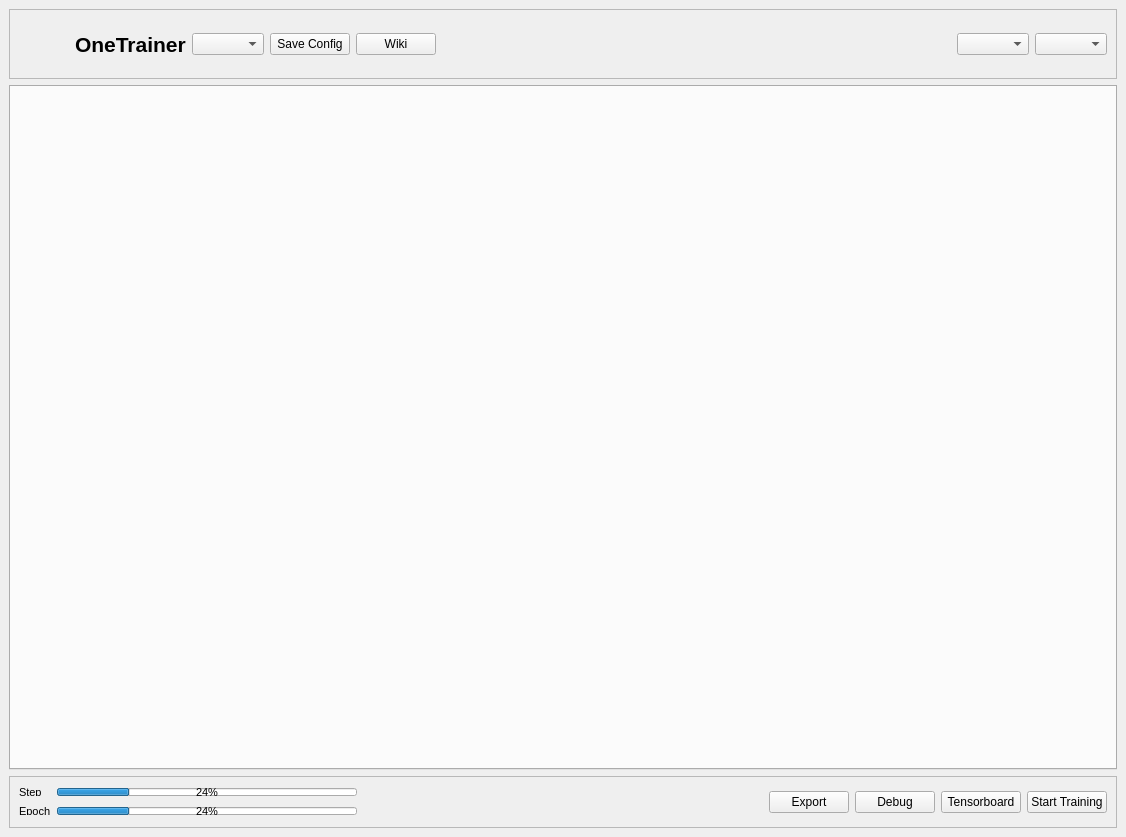
<?xml version="1.0" encoding="UTF-8"?>
<ui version="4.0">
 <class>MainWindow</class>
 <widget class="QMainWindow" name="MainWindow">
  <property name="geometry">
   <rect>
    <x>0</x>
    <y>0</y>
    <width>1126</width>
    <height>837</height>
   </rect>
  </property>
  <property name="windowTitle">
   <string>OneTrainer</string>
  </property>
  <widget class="QWidget" name="centralwidget">
   <layout class="QVBoxLayout" name="verticalLayout">
    <item>
     <widget class="QFrame" name="frame">
      <property name="frameShape">
       <enum>QFrame::Shape::StyledPanel</enum>
      </property>
      <property name="frameShadow">
       <enum>QFrame::Shadow::Raised</enum>
      </property>
      <layout class="QHBoxLayout" name="horizontalLayout_5">
       <item>
        <widget class="QLabel" name="label_3">
         <property name="sizePolicy">
          <sizepolicy hsizetype="Fixed" vsizetype="Preferred">
           <horstretch>0</horstretch>
           <verstretch>0</verstretch>
          </sizepolicy>
         </property>
         <property name="minimumSize">
          <size>
           <width>50</width>
           <height>50</height>
          </size>
         </property>
         <property name="maximumSize">
          <size>
           <width>50</width>
           <height>50</height>
          </size>
         </property>
         <property name="textFormat">
          <enum>Qt::TextFormat::AutoText</enum>
         </property>
         <property name="pixmap">
          <pixmap>resources/icons/icon.png</pixmap>
         </property>
         <property name="scaledContents">
          <bool>true</bool>
         </property>
        </widget>
       </item>
       <item>
        <widget class="QLabel" name="label_4">
         <property name="font">
          <font>
           <pointsize>16</pointsize>
           <bold>true</bold>
          </font>
         </property>
         <property name="text">
          <string>OneTrainer</string>
         </property>
        </widget>
       </item>
       <item>
        <widget class="QComboBox" name="configCmb"/>
       </item>
       <item>
        <widget class="QPushButton" name="saveConfigBtn">
         <property name="text">
          <string>Save Config</string>
         </property>
        </widget>
       </item>
       <item>
        <widget class="QPushButton" name="wikiBtn">
         <property name="text">
          <string>Wiki</string>
         </property>
        </widget>
       </item>
       <item>
        <spacer name="horizontalSpacer">
         <property name="orientation">
          <enum>Qt::Orientation::Horizontal</enum>
         </property>
         <property name="sizeHint" stdset="0">
          <size>
           <width>40</width>
           <height>20</height>
          </size>
         </property>
        </spacer>
       </item>
       <item>
        <widget class="QComboBox" name="modelTypeCmb"/>
       </item>
       <item>
        <widget class="QComboBox" name="trainingTypeCmb"/>
       </item>
      </layout>
     </widget>
    </item>
    <item>
     <widget class="QTabWidget" name="tabWidget">
      <property name="currentIndex">
       <number>-1</number>
      </property>
     </widget>
    </item>
    <item>
     <widget class="QFrame" name="frame_2">
      <property name="frameShape">
       <enum>QFrame::Shape::StyledPanel</enum>
      </property>
      <property name="frameShadow">
       <enum>QFrame::Shadow::Raised</enum>
      </property>
      <layout class="QHBoxLayout" name="horizontalLayout_2">
       <item>
        <layout class="QHBoxLayout" name="horizontalLayout_3">
         <item>
          <layout class="QGridLayout" name="gridLayout">
           <item row="1" column="0">
            <widget class="QLabel" name="label">
             <property name="maximumSize">
              <size>
               <width>16777215</width>
               <height>8</height>
              </size>
             </property>
             <property name="font">
              <font>
               <pointsize>8</pointsize>
              </font>
             </property>
             <property name="text">
              <string>Step</string>
             </property>
            </widget>
           </item>
           <item row="1" column="1">
            <widget class="QProgressBar" name="stepPrg">
             <property name="maximumSize">
              <size>
               <width>16777215</width>
               <height>8</height>
              </size>
             </property>
             <property name="font">
              <font>
               <pointsize>8</pointsize>
              </font>
             </property>
             <property name="value">
              <number>24</number>
             </property>
            </widget>
           </item>
           <item row="4" column="1">
            <widget class="QProgressBar" name="epochPrg">
             <property name="maximumSize">
              <size>
               <width>16777215</width>
               <height>8</height>
              </size>
             </property>
             <property name="font">
              <font>
               <pointsize>8</pointsize>
              </font>
             </property>
             <property name="value">
              <number>24</number>
             </property>
            </widget>
           </item>
           <item row="4" column="0">
            <widget class="QLabel" name="label_2">
             <property name="maximumSize">
              <size>
               <width>16777215</width>
               <height>8</height>
              </size>
             </property>
             <property name="font">
              <font>
               <pointsize>8</pointsize>
              </font>
             </property>
             <property name="text">
              <string>Epoch</string>
             </property>
            </widget>
           </item>
           <item row="1" column="2">
            <widget class="QLabel" name="statusLbl">
             <property name="sizePolicy">
              <sizepolicy hsizetype="MinimumExpanding" vsizetype="Preferred">
               <horstretch>0</horstretch>
               <verstretch>0</verstretch>
              </sizepolicy>
             </property>
             <property name="minimumSize">
              <size>
               <width>400</width>
               <height>0</height>
              </size>
             </property>
             <property name="font">
              <font>
               <pointsize>8</pointsize>
              </font>
             </property>
             <property name="toolTip">
              <string>Current status of the training run</string>
             </property>
             <property name="text">
              <string/>
             </property>
            </widget>
           </item>
           <item row="4" column="2">
            <widget class="QLabel" name="etaLbl">
             <property name="sizePolicy">
              <sizepolicy hsizetype="MinimumExpanding" vsizetype="Preferred">
               <horstretch>0</horstretch>
               <verstretch>0</verstretch>
              </sizepolicy>
             </property>
             <property name="minimumSize">
              <size>
               <width>400</width>
               <height>0</height>
              </size>
             </property>
             <property name="font">
              <font>
               <pointsize>8</pointsize>
              </font>
             </property>
             <property name="text">
              <string/>
             </property>
            </widget>
           </item>
          </layout>
         </item>
        </layout>
       </item>
       <item>
        <widget class="QPushButton" name="exportBtn">
         <property name="toolTip">
          <string>Export the current configuration as a script to run without a UI</string>
         </property>
         <property name="text">
          <string>Export</string>
         </property>
        </widget>
       </item>
       <item>
        <widget class="QPushButton" name="debugBtn">
         <property name="text">
          <string>Debug</string>
         </property>
        </widget>
       </item>
       <item>
        <widget class="QPushButton" name="tensorboardBtn">
         <property name="text">
          <string>Tensorboard</string>
         </property>
        </widget>
       </item>
       <item>
        <widget class="QPushButton" name="startBtn">
         <property name="text">
          <string>Start Training</string>
         </property>
        </widget>
       </item>
      </layout>
     </widget>
    </item>
   </layout>
  </widget>
 </widget>
 <resources/>
 <connections/>
</ui>
